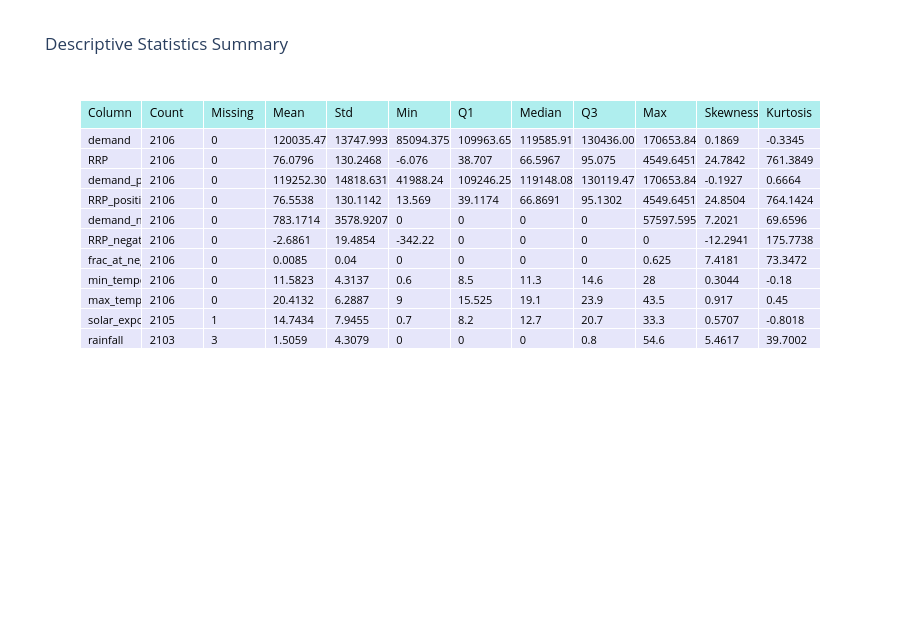

The code cell stored with this chart in its notebook:
### Code cell
# Get detailed statistics for numerical columns\n",
numerical_stats = get_numerical_descriptive_stats(df, numerical_cols)
# Display statistics table visualization
stats_table_fig = create_summary_statistics_table(df, numerical_stats)
stats_table_fig.show()

### Figure 1 — Plotly figure (JSON) as saved in the notebook; plotly's stock layout.template omitted (floating-point values rounded to 4 significant figures; data arrays with more than 128 entries replaced by an {"elided": "..."} marker saying what was removed)
{"data": [{"cells": {"align": "left", "fill": {"color": "lavender"}, "font": {"color": "black", "size": 11}, "values": {"elided": "12x11 mixed values"}}, "header": {"align": "left", "fill": {"color": "paleturquoise"}, "font": {"color": "black", "size": 12}, "values": ["Column", "Count", "Missing", "Mean", "Std", "Min", "Q1", "Median", "Q3", "Max", "Skewness", "Kurtosis"]}, "type": "table"}], "layout": {"height": 620, "title": {"text": "Descriptive Statistics Summary"}}}
